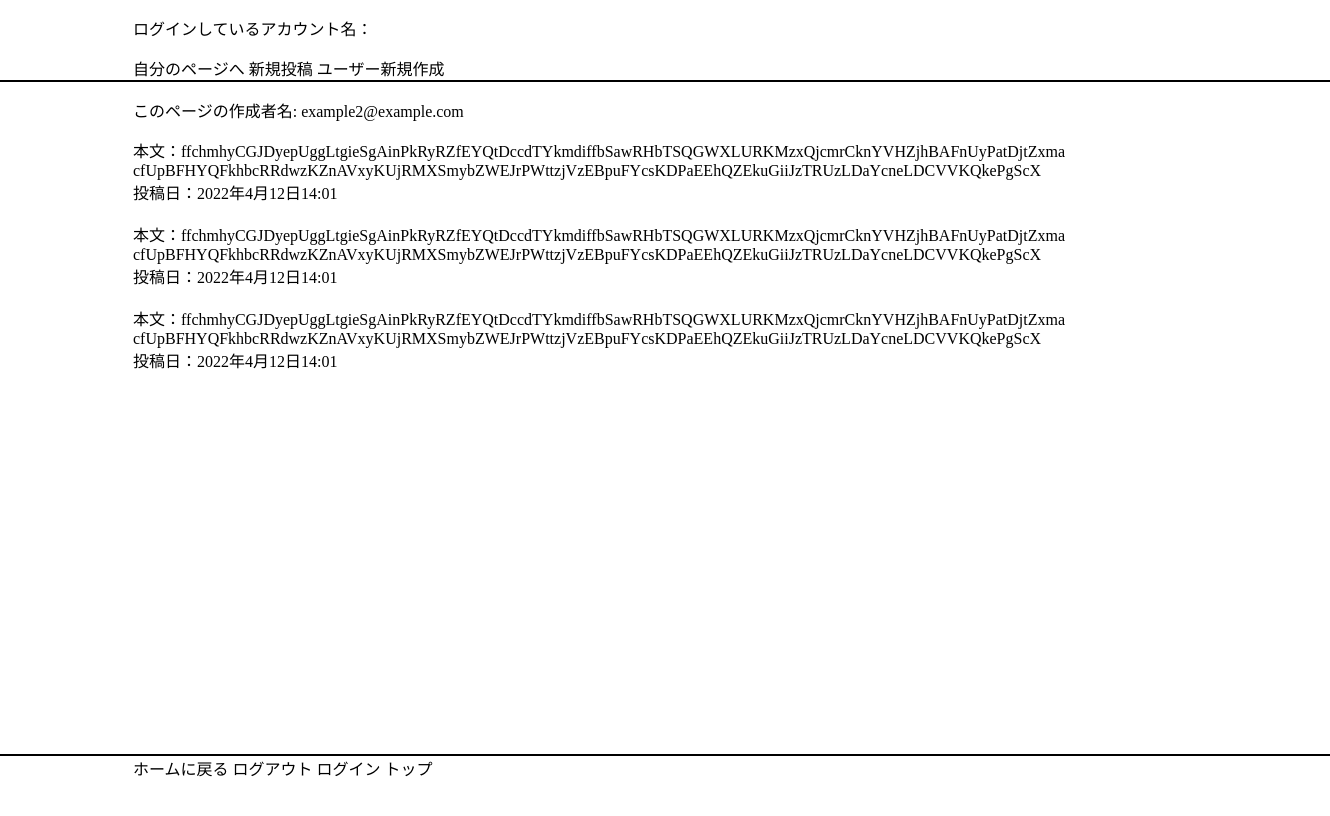
Page /blog/home_page/mypage/30cda3a5-8396-4f2e-8d53-7ff20c98bf23 on the earlier database version.
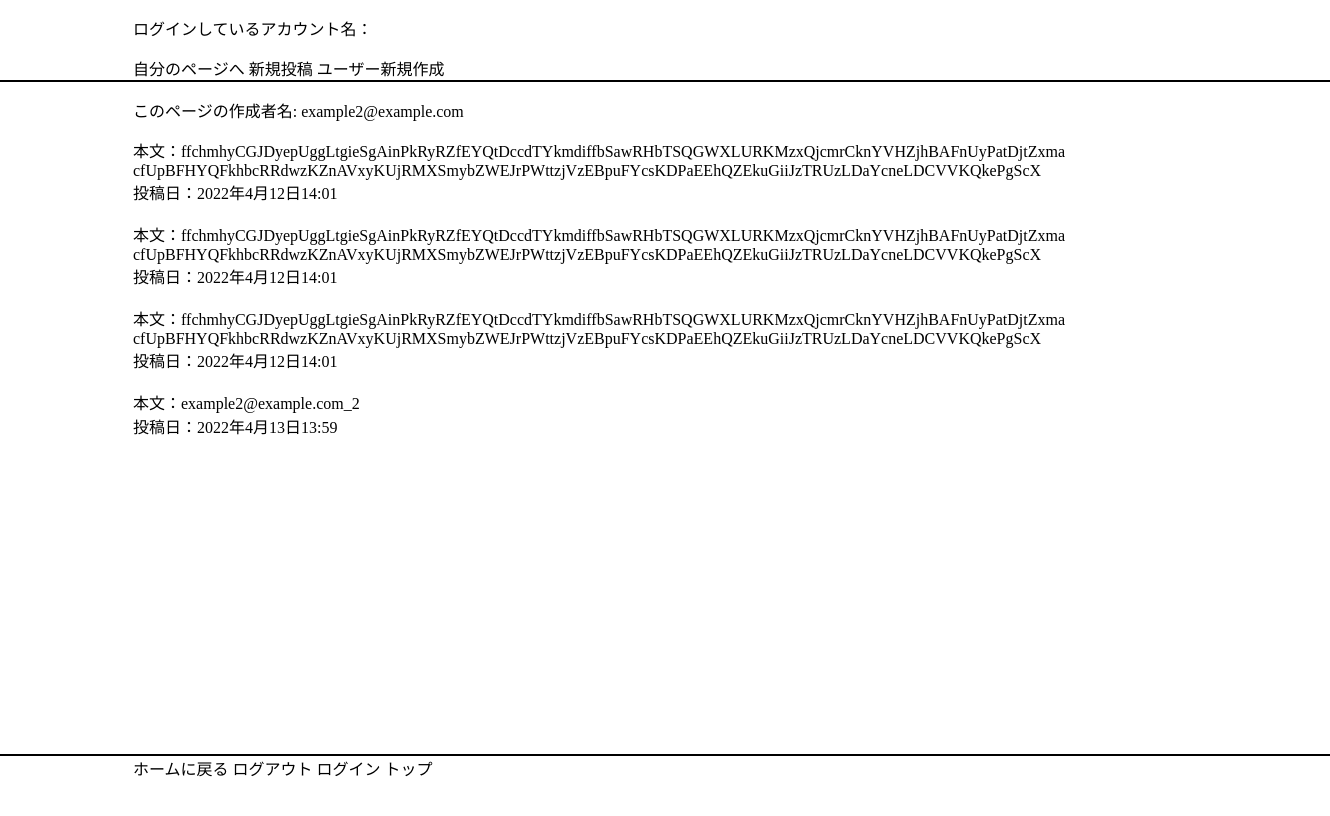
Same page on the later database version.
### blog_app/models.py (models this page shows, shortened)
class ArticleModel(models.Model):
    posted_by = models.ForeignKey(User, on_delete=models.CASCADE, verbose_name='投稿者')
    posted_text = models.CharField(max_length=200,default="テキスト")
    posted_at = models.DateTimeField(default=timezone.now(), blank=True)
    id = models.UUIDField(primary_key=True, default=uuid.uuid4, editable=False)

### blog_app/views.py (the view)
# urls.py: path('home_page/mypage/<userid>', views.MyPageView.as_view(), name='my_page'),
class MyPageView(DetailView):
    template_name = 'my_home.html'
    model = ArticleModel
    def get_context_data(self, **kwargs):
        ctxt = super().get_context_data()
        ctxt["object_list"] = ArticleModel.objects.all()
        ownerPk = self.kwargs['userid']
        ctxt['page_owner'] = User.objects.get(pk=ownerPk)
        return ctxt
    def get_object(self, queryset=None):
        if queryset is None:
            queryset = self.get_queryset()
        pk = self.kwargs['userid']
        if pk is not None:
            queryset = queryset.filter(posted_by=pk)
        try:
            objs = queryset.filter()
        except queryset.model.DoesNotExist:
            raise Http404(
                _("No %(verbose_name)s found matching the query")
                % {"verbose_name": queryset.model._meta.verbose_name}
            )
        return objs

### templates/my_home.html
{% extends '_base.html' %}
{% block main %}
    <div>
        <p>このページの作成者名: {{ page_owner.email }}</p>
    </div>
    {% for i in object_list %}
        {% if page_owner.id == i.posted_by.id %}
        <div class="article_contents posted_text">
            本文：{{ i.posted_text }}
        </div>
        <div class="article_contents posted_at">
            投稿日：{{ i.posted_at }}
        </div>
        <br>
        {% endif %}
    {% endfor %}
{% endblock %}

Differences in the rows shown:
added ArticleModel: posted_text "example2@example.com_2", posted_at "2022年4月13日13:59"
